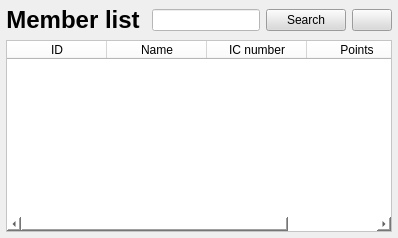
     <widget class="QWidget" name="listMember">
      <layout class="QGridLayout" name="gridLayout_5">
       <property name="leftMargin">
        <number>0</number>
       </property>
       <property name="topMargin">
        <number>0</number>
       </property>
       <property name="rightMargin">
        <number>0</number>
       </property>
       <property name="bottomMargin">
        <number>0</number>
       </property>
       <item row="0" column="0" colspan="7">
        <widget class="QFrame" name="frame_20">
         <property name="frameShape">
          <enum>QFrame::StyledPanel</enum>
         </property>
         <property name="frameShadow">
          <enum>QFrame::Raised</enum>
         </property>
        </widget>
       </item>
       <item row="1" column="0" rowspan="2">
        <widget class="QFrame" name="frame_18">
         <property name="frameShape">
          <enum>QFrame::StyledPanel</enum>
         </property>
         <property name="frameShadow">
          <enum>QFrame::Raised</enum>
         </property>
        </widget>
       </item>
       <item row="1" column="1">
        <widget class="QLabel" name="label_14">
         <property name="sizePolicy">
          <sizepolicy hsizetype="Fixed" vsizetype="Fixed">
           <horstretch>0</horstretch>
           <verstretch>0</verstretch>
          </sizepolicy>
         </property>
         <property name="maximumSize">
          <size>
           <width>16777215</width>
           <height>50</height>
          </size>
         </property>
         <property name="sizeIncrement">
          <size>
           <width>0</width>
           <height>0</height>
          </size>
         </property>
         <property name="styleSheet">
          <string notr="true"/>
         </property>
         <property name="text">
          <string>&lt;html&gt;&lt;head/&gt;&lt;body&gt;&lt;p&gt;&lt;span style=&quot; font-size:18pt; font-weight:600;&quot;&gt;Member list&lt;/span&gt;&lt;/p&gt;&lt;/body&gt;&lt;/html&gt;</string>
         </property>
         <property name="textFormat">
          <enum>Qt::AutoText</enum>
         </property>
         <property name="alignment">
          <set>Qt::AlignCenter</set>
         </property>
        </widget>
       </item>
       <item row="1" column="2">
        <widget class="QFrame" name="frame_22">
         <property name="frameShape">
          <enum>QFrame::StyledPanel</enum>
         </property>
         <property name="frameShadow">
          <enum>QFrame::Raised</enum>
         </property>
        </widget>
       </item>
       <item row="1" column="3">
        <widget class="QLineEdit" name="searchMem">
         <property name="maximumSize">
          <size>
           <width>250</width>
           <height>16777215</height>
          </size>
         </property>
         <property name="styleSheet">
          <string notr="true">background-color: rgb(255, 255, 255)</string>
         </property>
        </widget>
       </item>
       <item row="1" column="4">
        <widget class="QPushButton" name="btn_searchMem">
         <property name="maximumSize">
          <size>
           <width>90</width>
           <height>16777215</height>
          </size>
         </property>
         <property name="cursor">
          <cursorShape>PointingHandCursor</cursorShape>
         </property>
         <property name="styleSheet">
          <string notr="true">background-color: rgba(217,217,217,255)</string>
         </property>
         <property name="text">
          <string>Search</string>
         </property>
        </widget>
       </item>
       <item row="1" column="5">
        <widget class="QPushButton" name="btn_refreshMem">
         <property name="maximumSize">
          <size>
           <width>50</width>
           <height>16777215</height>
          </size>
         </property>
         <property name="cursor">
          <cursorShape>PointingHandCursor</cursorShape>
         </property>
         <property name="styleSheet">
          <string notr="true">background-color: rgba(217,217,217,255)</string>
         </property>
         <property name="text">
          <string/>
         </property>
         <property name="icon">
          <iconset resource="../resources.qrc">
           <normaloff>:/icons/rotate-cw.svg</normaloff>:/icons/rotate-cw.svg</iconset>
         </property>
        </widget>
       </item>
       <item row="1" column="6" rowspan="2">
        <widget class="QFrame" name="frame_19">
         <property name="frameShape">
          <enum>QFrame::StyledPanel</enum>
         </property>
         <property name="frameShadow">
          <enum>QFrame::Raised</enum>
         </property>
        </widget>
       </item>
       <item row="3" column="0" colspan="7">
        <widget class="QFrame" name="frame_21">
         <property name="frameShape">
          <enum>QFrame::StyledPanel</enum>
         </property>
         <property name="frameShadow">
          <enum>QFrame::Raised</enum>
         </property>
        </widget>
       </item>
       <item row="2" column="1" colspan="5">
        <widget class="QTableWidget" name="tbl_memList">
         <property name="maximumSize">
          <size>
           <width>925</width>
           <height>700</height>
          </size>
         </property>
         <property name="styleSheet">
          <string notr="true">background-color: rgb(255, 255, 255)</string>
         </property>
         <property name="frameShape">
          <enum>QFrame::StyledPanel</enum>
         </property>
         <property name="frameShadow">
          <enum>QFrame::Sunken</enum>
         </property>
         <property name="editTriggers">
          <set>QAbstractItemView::NoEditTriggers</set>
         </property>
         <property name="selectionBehavior">
          <enum>QAbstractItemView::SelectRows</enum>
         </property>
         <column>
          <property name="text">
           <string>ID</string>
          </property>
         </column>
         <column>
          <property name="text">
           <string>Name</string>
          </property>
         </column>
         <column>
          <property name="text">
           <string>IC number</string>
          </property>
         </column>
         <column>
          <property name="text">
           <string>Points</string>
          </property>
         </column>
        </widget>
       </item>
      </layout>
     </widget>
